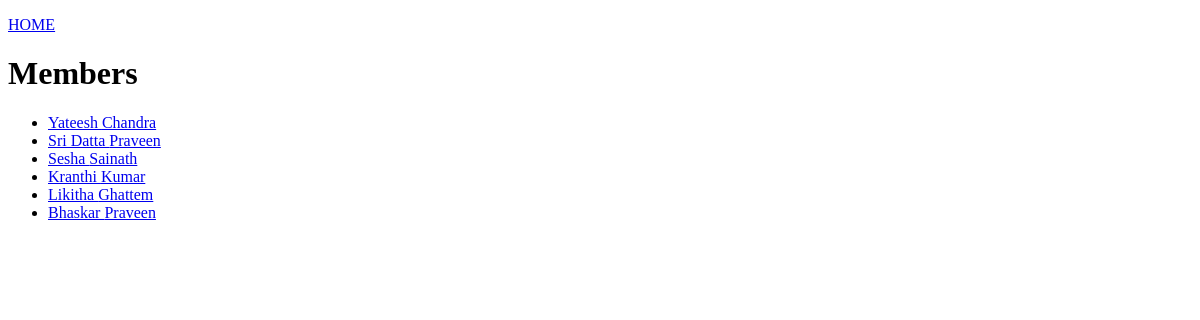
/members/, run on an earlier commit of the app's database.
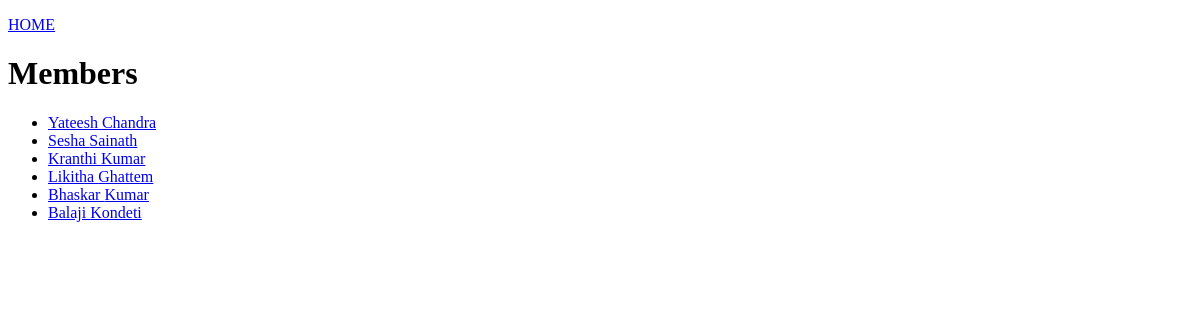
And on a later commit of the database.
### members/models.py (models this page shows)
class Members(models.Model):
    firstname = models.CharField(max_length=255)
    lastname = models.CharField(max_length=255)
    phone = models.IntegerField(null = True)
    entry_Date = models.DateField(default = timezone.now, null = True)

### members/views.py (the view)
# urls.py: path('', include('members.urls')),
def members(request):
    mymembers = Members.objects.all().values()
    template = loader.get_template('all_members.html')
    context = {
        'mymembers' : mymembers
    }
    return HttpResponse(template.render(context, request))

### members/templates/all_members.html (shortened to what this page needs)
{% extends "master.html" %}
{% block content %}
        <p><a href = '/'>HOME</a></p>
        <h1>
            Members
        </h1>
        <ul>
            {% for x in mymembers %}
            <li>
                <a href = "details/{{x.id}}">{{x.firstname}} {{x.lastname}}</a>
            </li>
            {% endfor %}
        </ul>
{% endblock %}

What changed in the data, as far as the page shows it:
removed Members: firstname "Sri Datta", lastname "Praveen"
changed Members "Bhaskar": lastname "Praveen" → "Kumar"
added Members: firstname "Balaji", lastname "Kondeti"
